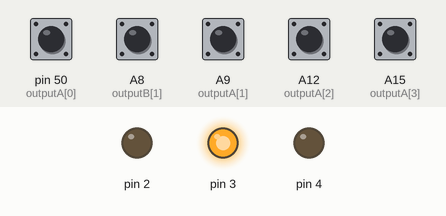
Recording of a sketch running on a simulated Arduino Mega 2560, built with avr-gcc and run on an emulated ATmega2560. On the bench: output pins drawn as LEDs (lit = HIGH). The test bench sets the inputs (shaded band); at power-on: A8 (outputB[1]), A9 (outputA[1]), A12 (outputA[2]), A15 (outputA[3]), pin 50 (outputA[0]) HIGH. What the sketch prints to the serial monitor is not drawn.

Above: at 1.2 s.
1.3 s: A9 (outputA[1]) pulled LOW for 0.15 s
Timing chart, 0 to 4.3 s (numbered marks = the images above; inputs shaded):
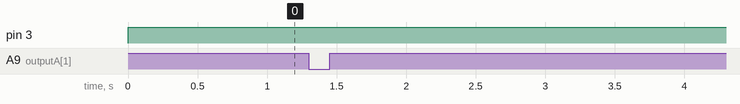

The sketch:

encoder.ino
```cpp
#include "PinChangeInterrupt.h"

int outputA[4] = {50, A9, A12, A15};
int outputB[4] = {A11, A8, A13, A14};
int velocity[4] = {0};
float counter[4] = {0};
int present_state[4];
int prev_state[4];
unsigned long int present_ms = 0, last_ms = 0, delta_t = 0;
void setup() {
  for (int i = 0; i < 4; i++)
  {
    pinMode (outputA[i], INPUT_PULLUP);
    pinMode (outputB[i], INPUT_PULLUP);
    attachPCINT(digitalPinToPCINT(outputA[i]), encode, CHANGE);
    prev_state[i] = digitalRead(outputA[i]);
  }
  pinMode(4,OUTPUT);
  pinMode(2,OUTPUT);
  pinMode(3,OUTPUT);
  Serial.begin (115200);
  // Reads the initial state of the outputA
}
void loop() {
  digitalWrite(4, LOW);
  digitalWrite(2, LOW);
  analogWrite(3, 255);
  if(counter[1] < 361 && counter[1] > 0)
  {
  Serial.println(String(counter[1] * 360 / 270) + " " + String(micros()/1000));
  }
  else
  {
    counter[1] = 0;
  }
}

void encode()
{
  for (int i = 0; i < 4; i++)
  {
    present_state[i] = digitalRead(outputA[i]); // Reads the "current" state of the outputA
    // If the previous and the current state of the outputA are different, that means a Pulse has occured
    if (present_state[i] != prev_state[i])
    {
      // If the outputB state is different to the outputA state, that means the encoder is rotating clockwise
      if (digitalRead(outputB[i]) != present_state[i]) {
        counter[i] ++;
      } else {
        counter[i] --;
      }
    }
    prev_state[i] = present_state[i]; // Updates the previous state of the outputA with the current state
  }
}
```

Measured:
- after the input at 1.3 s, every drawn part: stays the same
